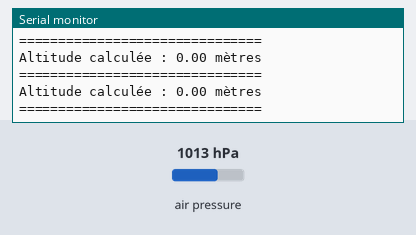
Bench run of a sketch on a simulated Arduino Uno, built with avr-gcc and run on an emulated ATmega328P. Shown: the last lines printed to the serial monitor. The test bench sets the inputs (shaded band); at power-on: air pressure 1013 hPa.

Above: at 2.5 s.
2.6 s: air pressure set to 1048 hPa
At 2.65 s:
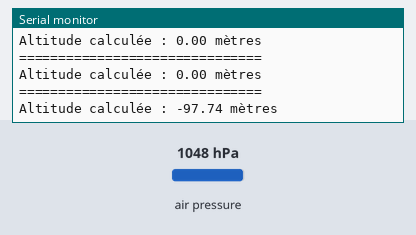
5.6 s: air pressure set to 952 hPa
At 5.67 s:
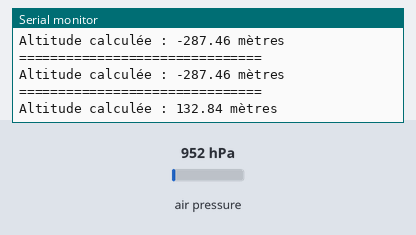
8.6 s: air pressure set to 1048 hPa
At 8.67 s:
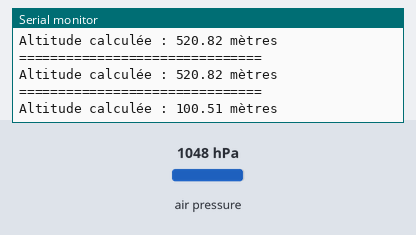
11.6 s: air pressure set to 975 hPa
At 11.7 s:
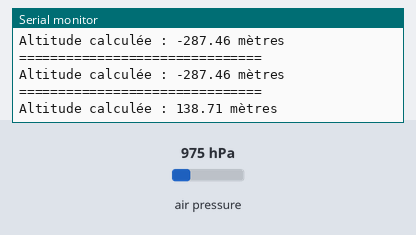
14.6 s: air pressure set to 1025 hPa
At 14.69 s:
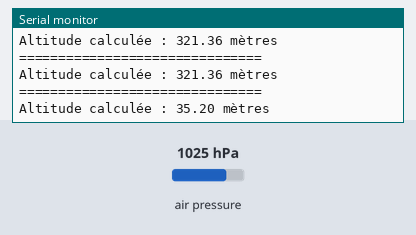
17.6 s: air pressure set to 1000 hPa
At 17.69 s:
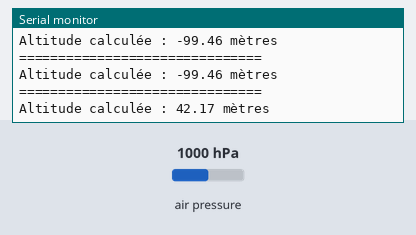
Timing chart, 0 to 20.6 s (numbered marks = the images above; inputs shaded):
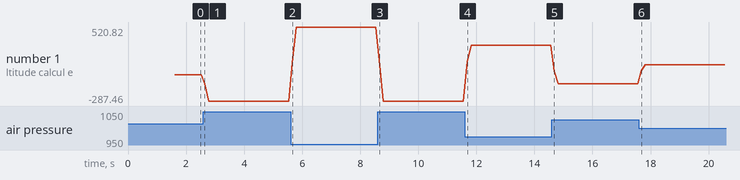

The sketch:

BMP085test.ino
```cpp
#include <Wire.h>
#include <Adafruit_BMP085.h>

// Nombre de mesures pour la moyenne (stabilisation)
const int NOMBRE_MESURES = 50;

// Pression au niveau de la mer par défaut (en hPa)
// Ajuste cette valeur selon la météo locale pour plus de précision
#define SEALEVELPRESSURE_HPA 1013.25

Adafruit_BMP085 bmp;
const int NOMBRE_MESURES_ref = 50;
float Altitude_ref = 0;

void setup() {
  Serial.begin(9600);
  delay(1000);
  Serial.println("\n--- Initialisation du BMP180 sur ESP8266 ---");

  // Vérification de la présence du capteur
  if (!bmp.begin()) {
    Serial.println("Erreur : Impossible de trouver le capteur BMP180 !");
    Serial.println("Vérifiez le câblage (SDA -> D2, SCL -> D1, VCC -> 3V3, GND -> GND).");
    while (1) {
      delay(1000);
    }
  }

  Serial.println("Capteur BMP180 détecté et initialisé avec succès !");

  for (int i = 0; i < NOMBRE_MESURES_ref; i++) {
    Altitude_ref += bmp.readAltitude();
    delay(5); // Pause de 50 ms entre chaque lecture
  }

  Altitude_ref = Altitude_ref/NOMBRE_MESURES_ref;

  Serial.print("Altitude de Référence :");
  Serial.print(Altitude_ref);

}

void loop() {
  float sommeAltitude = 0;
  // float sommePression = 0;

  // Prise de plusieurs mesures pour calculer la moyenne
  for (int i = 0; i < NOMBRE_MESURES; i++) {
    // sommePression += bmp.readPressure();
    sommeAltitude += bmp.readAltitude();
    delay(1); // Pause de 1 ms entre chaque lecture
  }

  // Calcul des moyennes
  // float pressionMoyennehPa = (sommePression / NOMBRE_MESURES) / 100.0;
  float altitudeMoyenneMetres = sommeAltitude / NOMBRE_MESURES;

  // Affichage des résultats stabilisés
  // Serial.println("===============================");
  // Serial.print("Pression moyenne : ");
  // Serial.print(pressionMoyennehPa, 2);
  // Serial.println(" hPa");

  float Altitude = altitudeMoyenneMetres - Altitude_ref;

  Serial.print("Altitude calculée : ");
  Serial.print(Altitude, 2);
  Serial.println(" mètres");
  Serial.println("===============================\n");

}
```

Measured:
- after the input at 2.6 s, the serial monitor: prints a new line at once (image 1)
- after the input at 5.6 s, the serial monitor: prints a new line after 0.07 s (image 2)
- after the input at 8.6 s, the serial monitor: prints a new line after 0.06 s (image 3)
- after the input at 11.6 s, the serial monitor: prints a new line after 0.09 s (image 4)
- after the input at 14.6 s, the serial monitor: prints a new line after 0.09 s (image 5)
- after the input at 17.6 s, the serial monitor: prints a new line after 0.08 s (image 6)
- plotted number 1: 0 → -287.46 after the input at 2.6 s, -287.46 → 520.82 after the input at 5.6 s, 520.82 → -287.46 after the input at 8.6 s, -287.46 → 321.36 after the input at 11.6 s, 321.36 → -99.46 after the input at 14.6 s
